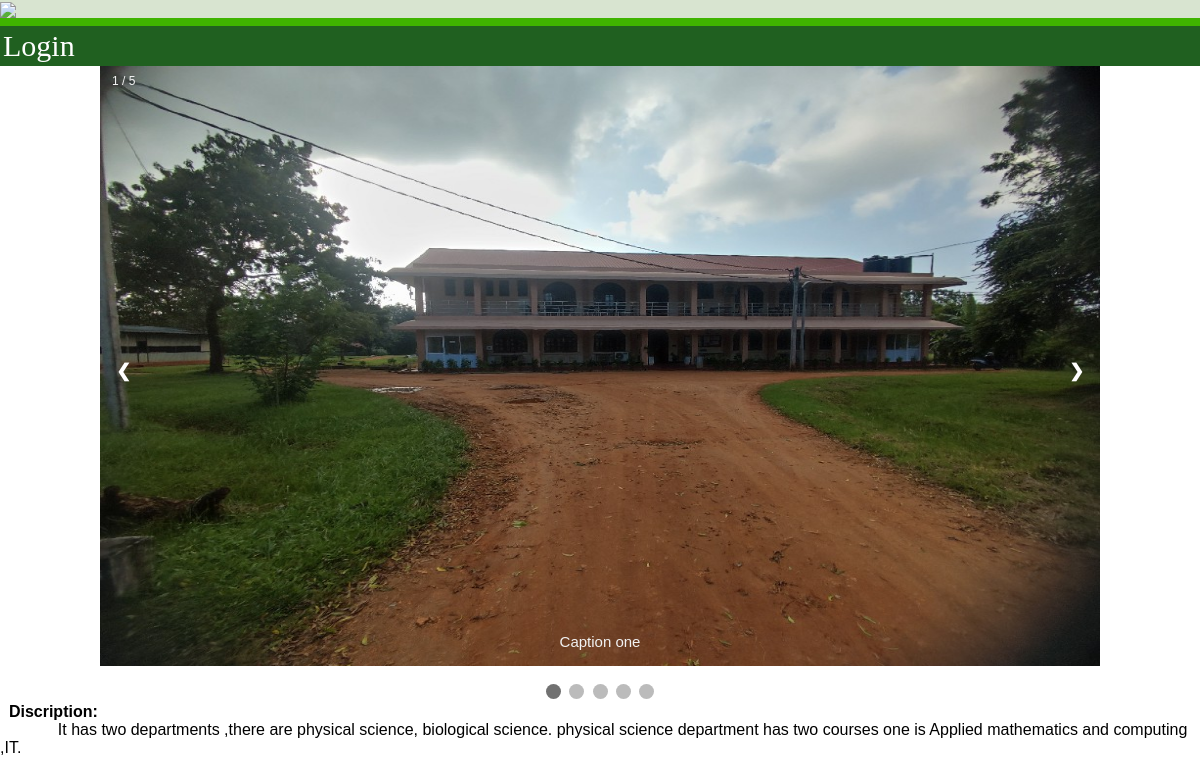
Page /moredetails.php?val=5 on the committed database.
### tables this page shows
CREATE TABLE `addimage` (
  `id` int(11) NOT NULL,
  `heading` varchar(100) DEFAULT NULL,
  `b_img` varchar(100) DEFAULT NULL,
  `mar_l` float DEFAULT NULL,
  `mar_t` float DEFAULT NULL,
  `img_1` varchar(100) DEFAULT NULL,
  `img_2` varchar(100) DEFAULT NULL,
  `img_3` varchar(100) DEFAULT NULL,
  `img_4` varchar(100) DEFAULT NULL,
  `img_5` varchar(100) DEFAULT NULL,
  `description` longtext DEFAULT NULL
);

### moredetails.php (the view, shortened to what this page needs)
<?php
require_once'connection/sqlconnect.php';
?><!DOCTYPE html>
<html>
<head>
<link rel="stylesheet" href="style/styles.css">
</head>
<body>
    <?php include "header/header.php"?>
    <?php include "header/navpanel1.php"?>
<div class="slideshow-container">
  <?php
  if(isset($_GET['val'])){
  $k=urldecode($_GET['val']);
     $query1="SELECT * FROM Addimage WHERE id='$k';";
       $result1=mysqli_query($connection,$query1);
       foreach ($result1 as $key => $value) {
        $im_1=$value['img_1'];
        $dis=$value['description'];
echo"<div class='mySlides fade'>";
  echo"<div class='numbertext'>1 / 5</div>";
  echo"<img src='resource/bimg/$im_1' style='width:1000px; height:600px' >";
  echo"<div class='text'>Caption one</div>";
echo"</div>";
echo"<a class='prev' onclick='plusSlides(-1)'>❮</a>";
echo"<a class='next' onclick='plusSlides(1)'>❯</a>";
echo"</div>";
    }
  }
?>
<br>
<div style="text-align:center">
  <span class="dot" onclick="currentSlide(1)"></span>
  <span class="dot" onclick="currentSlide(2)"></span>
  <span class="dot" onclick="currentSlide(3)"></span>
  <span class="dot" onclick="currentSlide(4)"></span>
  <span class="dot" onclick="currentSlide(5)"></span>
</div>
<?php
echo"<div>";
echo"<b>&nbsp&nbspDiscription:</b> <br>";
echo"&nbsp&nbsp&nbsp&nbsp&nbsp&nbsp&nbsp&nbsp&nbsp&nbsp&nbsp&nbsp&nbsp$dis";
echo"</div>";
?>
</body>
</html>

### style/styles.css (style rules this page uses)
a { color:white; text-decoration: none; }

### moredetails.php (style rules this page uses)
* { box-sizing: border-box }
body { font-family: Verdana, sans-serif; margin:0 }
.mySlides { display: none }
img { vertical-align: middle; }
.slideshow-container { max-width: 1000px; position: relative; margin:0 auto; display: flex; }
.prev, .next { cursor: pointer; position: absolute; top: 50%; width: auto; padding: 16px; margin-top: -22px; color: white; font-weight: bold; font-size: 18px; transition: 0.6s ease; border-radius: 0 3px 3px 0; user-select: none; }
.next { right: 0; border-radius: 3px 0 0 3px; }
.text { color: #f2f2f2; font-size: 15px; padding: 8px 12px; position: absolute; bottom: 8px; width: 100%; text-align: center; }
.numbertext { color: #f2f2f2; font-size: 12px; padding: 8px 12px; position: absolute; top: 0; }
.dot { cursor: pointer; height: 15px; width: 15px; margin: 0 2px; background-color: #bbb; border-radius: 50%; display: inline-block; transition: background-color 0.6s ease; }
.active, .dot:hover { background-color: #717171; }
.fade { animation-name: fade; animation-duration: 1.5s; }

### rows in the picture
addimage: img_1 (picture), description "It has two departments ,there are physical science, biological science. physical science department has two courses one is Applied mathematics and computing ,IT."
